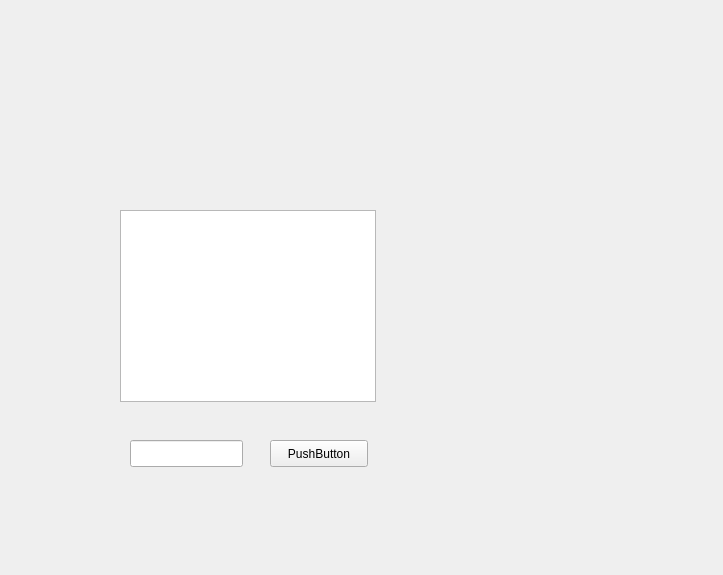
<?xml version="1.0" encoding="UTF-8"?>
<ui version="4.0">
 <class>Widget</class>
 <widget class="QWidget" name="Widget">
  <property name="geometry">
   <rect>
    <x>0</x>
    <y>0</y>
    <width>723</width>
    <height>575</height>
   </rect>
  </property>
  <property name="windowTitle">
   <string>Widget</string>
  </property>
  <widget class="QPushButton" name="pushButton">
   <property name="geometry">
    <rect>
     <x>270</x>
     <y>440</y>
     <width>98</width>
     <height>27</height>
    </rect>
   </property>
   <property name="text">
    <string>PushButton</string>
   </property>
  </widget>
  <widget class="QLineEdit" name="lineEdit">
   <property name="geometry">
    <rect>
     <x>130</x>
     <y>440</y>
     <width>113</width>
     <height>27</height>
    </rect>
   </property>
  </widget>
  <widget class="QTextBrowser" name="textBrowser">
   <property name="geometry">
    <rect>
     <x>120</x>
     <y>210</y>
     <width>256</width>
     <height>192</height>
    </rect>
   </property>
  </widget>
 </widget>
 <layoutdefault spacing="6" margin="11"/>
 <resources/>
 <connections/>
</ui>
